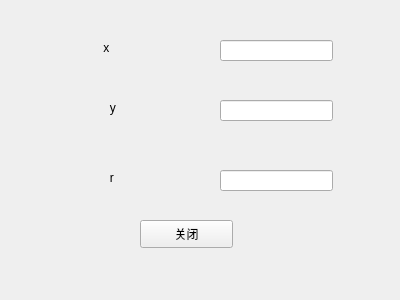
<?xml version="1.0" encoding="UTF-8"?>
<ui version="4.0">
 <class>CircleQtGuiClass</class>
 <widget class="QWidget" name="CircleQtGuiClass">
  <property name="geometry">
   <rect>
    <x>0</x>
    <y>0</y>
    <width>400</width>
    <height>300</height>
   </rect>
  </property>
  <property name="windowTitle">
   <string>请输入数据(-100000-100000的整数)</string>
  </property>
  <widget class="QLineEdit" name="lineEdit">
   <property name="geometry">
    <rect>
     <x>220</x>
     <y>40</y>
     <width>113</width>
     <height>21</height>
    </rect>
   </property>
  </widget>
  <widget class="QPushButton" name="pushButton">
   <property name="geometry">
    <rect>
     <x>140</x>
     <y>220</y>
     <width>93</width>
     <height>28</height>
    </rect>
   </property>
   <property name="text">
    <string>关闭</string>
   </property>
  </widget>
  <widget class="QLabel" name="label">
   <property name="geometry">
    <rect>
     <x>90</x>
     <y>40</y>
     <width>72</width>
     <height>15</height>
    </rect>
   </property>
   <property name="text">
    <string>    x</string>
   </property>
  </widget>
  <widget class="QLabel" name="label_2">
   <property name="geometry">
    <rect>
     <x>100</x>
     <y>100</y>
     <width>72</width>
     <height>15</height>
    </rect>
   </property>
   <property name="text">
    <string>   y</string>
   </property>
  </widget>
  <widget class="QLabel" name="label_3">
   <property name="geometry">
    <rect>
     <x>100</x>
     <y>170</y>
     <width>72</width>
     <height>15</height>
    </rect>
   </property>
   <property name="text">
    <string>   r</string>
   </property>
  </widget>
  <widget class="QLineEdit" name="lineEdit_2">
   <property name="geometry">
    <rect>
     <x>220</x>
     <y>100</y>
     <width>113</width>
     <height>21</height>
    </rect>
   </property>
  </widget>
  <widget class="QLineEdit" name="lineEdit_3">
   <property name="geometry">
    <rect>
     <x>220</x>
     <y>170</y>
     <width>113</width>
     <height>21</height>
    </rect>
   </property>
  </widget>
 </widget>
 <layoutdefault spacing="6" margin="11"/>
 <resources/>
 <connections/>
</ui>
